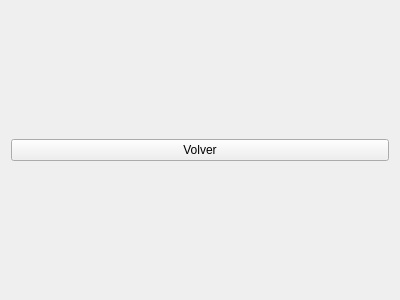
<?xml version="1.0" encoding="UTF-8"?>
<ui version="4.0">
 <class>Ventana</class>
 <widget class="QWidget" name="Ventana">
  <property name="geometry">
   <rect>
    <x>0</x>
    <y>0</y>
    <width>400</width>
    <height>300</height>
   </rect>
  </property>
  <property name="windowTitle">
   <string>Form</string>
  </property>
  <layout class="QGridLayout" name="gridLayout">
   <item row="0" column="0">
    <widget class="QPushButton" name="pbVolver">
     <property name="text">
      <string>Volver</string>
     </property>
    </widget>
   </item>
  </layout>
 </widget>
 <resources/>
 <connections/>
</ui>
